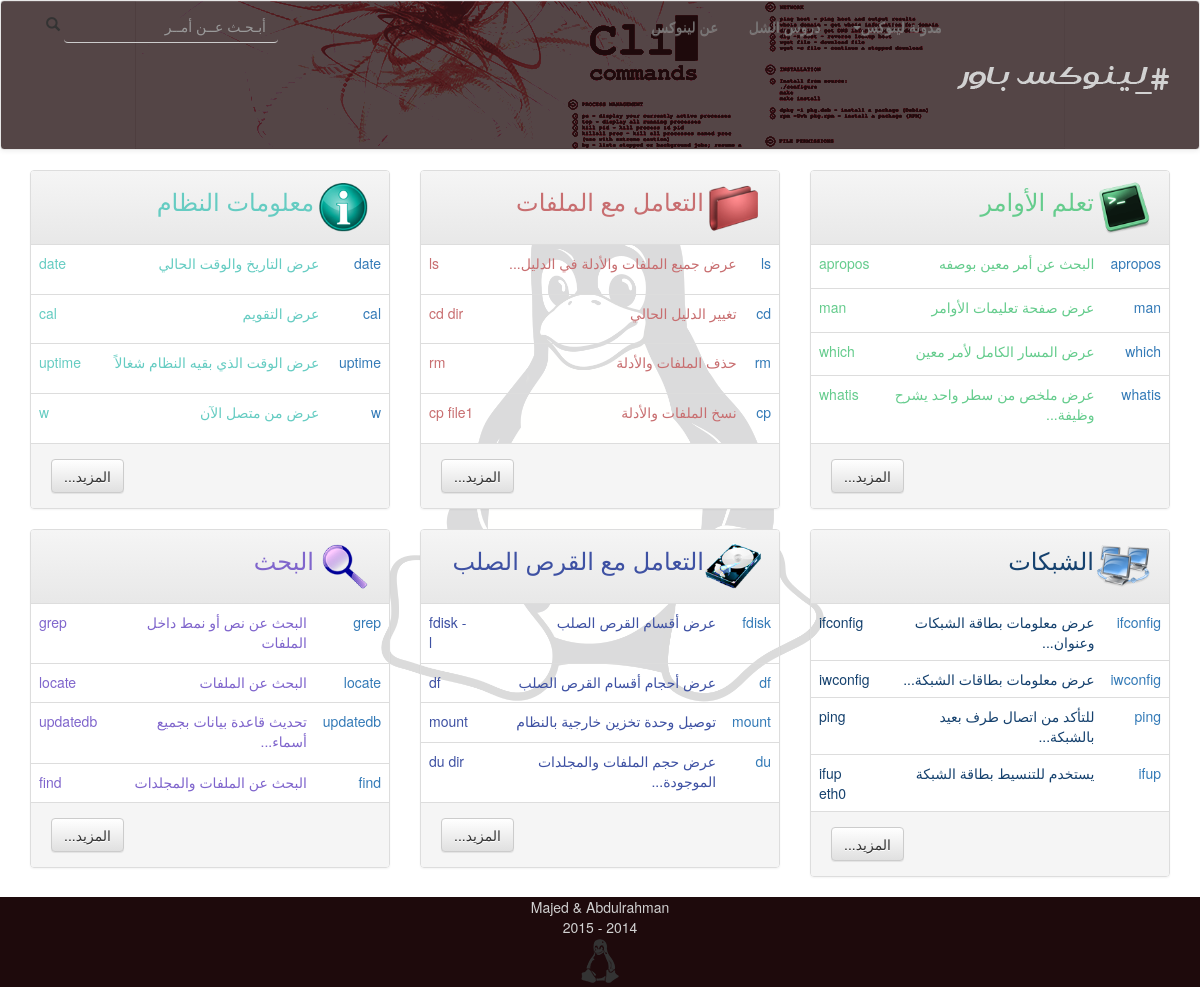
The page / on the database its author committed.
### tables this page shows
CREATE TABLE IF NOT EXISTS `category` (
  `cat_id` int(10) unsigned NOT NULL AUTO_INCREMENT,
  `name` varchar(45) DEFAULT NULL,
  `image` tinytext NOT NULL,
  `cat_color` mediumint(8) unsigned NOT NULL,
  PRIMARY KEY (`cat_id`)
);

CREATE TABLE IF NOT EXISTS `command` (
  `command_id` int(10) unsigned NOT NULL AUTO_INCREMENT,
  `command_name` varchar(45) DEFAULT NULL,
  `command_description` varchar(500) DEFAULT NULL,
  `command_form` varchar(500) DEFAULT NULL,
  `category_cat_id` int(10) unsigned NOT NULL,
  PRIMARY KEY (`command_id`),
  KEY `fk_command_category_idx` (`category_cat_id`)
);

### index.php (called while the page is built)
<?php
include './inc/db.inc.php';
include './inc/func.php';
try
{
    $catSql = 'SELECT * FROM category';
    $commandSql = 'SELECT * FROM command';
    $catResult = $db->query($catSql);
    $commandResult = $db->query($commandSql);
    $catRows = $catResult->fetchall();
    $commandRows = $commandResult->fetchall();
} catch (PDOException $e) {
    $error = 'Error fetching rows: ' . $e->getMessage();
    include '../html/error.html.php';
    exit();
}
include './html/index.html.php';

### inc/config.global.php (called while the page is built, shortened)
<?php
$images_folder = "images/";

### inc/func.php (called while the page is built, shortened)
<?php
function _limit($str, $length, $suffix=''){
    if (mb_strlen($str) < $length){
        return $str;
    }
    if (mb_substr($str, $length, 1) != ' ') {
        while (mb_substr($str, $length, 1) != ' ') {
            $length = $length - 1;
        }
        return mb_substr($str, 0, $length) . $suffix;
    } else {
        return mb_substr($str, 0, $length) . $suffix;
    }
}
?>

### html/index.html.php (the view, shortened to what this page needs)
<?php
include 'header.html.php';
foreach ($catRows as $catKey => $catValue) {
    $data[$catKey] = $catValue;
    foreach ($commandRows as $key => $value) {
        if ($catValue['cat_id'] == $value['category_cat_id']) {
            $data[$catKey]['commands'][$key] = $value;
            unset($commandRows[$key]);
        }
    }
}
?>
    <?php
    echo "<div class='row'>";
    foreach ($data as $cat) {
        $rowsCount = 0;
        if (isset($cat['commands'])) {
            echo "<div class='col-xs-12 col-sm-6 col-lg-4 column'>";
            echo "<div class='panel panel-default back'>";
            $color = dechex($cat['cat_color']);
            echo "<div class='panel-heading'><img class='cat_image' src='$images_folder{$cat['image']}'><h3 style='color: #$color' class='cat_names'>{$cat['name']}</h3></div>";
            echo "<table style='color: #$color' class='table table-hover pbody'>";
            foreach ($cat['commands'] as $commands) {
                if ($rowsCount > 3){
                    break;
                }  else {
                    $rowsCount = $rowsCount + 1;
                }
                echo "<tr>";
                echo "<td><a href=command.php?command_id={$commands['command_id']}> {$commands['command_name']}</a></td>";
                echo "<td>". _limit($commands['command_description'], 35, '...'). "</td>";
                echo "<td dir='ltr'>";
                echo _limit($commands['command_form'], 10);
                echo "</td>";
                echo "</tr>";
            }
        }
            echo "</table>";
            echo "<div class='panel-footer'>";
            echo "<p class='cat_more'><a class='btn btn-default push_left' href='more.php?category_cat_id={$cat['cat_id']}' role='button'>المزيد...</a></p>";
            echo "</div>";
            echo "</div>";
            echo "</div>";
    }
    echo "</div>";
    include 'footer.html.php';
    ?>

### html/header.html.php (shortened to what this page needs)
<!DOCTYPE html>
<html dir="rtl">
    <head>
        <link rel="stylesheet" type="text/css" href="/linux_commands/css/styles.css"/>
        <link rel="stylesheet" href="https://maxcdn.bootstrapcdn.com/bootstrap/3.3.1/css/bootstrap.min.css">
        <link rel="stylesheet" href="https://maxcdn.bootstrapcdn.com/bootstrap/3.3.1/css/bootstrap-theme.min.css">
    </head>
    <body>
        <?php
        include 'nav.html.php';
        ?>
        <div id="wraper" class="container">

### html/nav.html.php (shortened to what this page needs)
<nav class="navbar navbar-default" id="nav-back" role="navigation">
  <div class="container-fluid">
    <div id="logo-box" class="navbar-header navbar-right">
        <a class="navbar-brand" href="#"><h3 style="display: inline"><img id="logo-img" class="img-responsive" src="./img/logo.png" ></h3></a>
    </div>
    <div class="collapse navbar-collapse navbar-right" id="links-navbar">
      <ul id="links" class="nav navbar-nav">
        <li><a href="#">عن لينوكس<span class="sr-only">(current)</span></a></li>
        <li><a href="#">دروس الشل</a></li>
        <li class="dropdown">
          <a href="#" class="dropdown-toggle" data-toggle="dropdown" role="button" aria-expanded="false">مدونة لينوكس<span class="caret"></span></a>
        </li>
      </ul>
    </div>
    <div class="collapse navbar-collapse" id="search-navbar">
      <form id="form-bar" class="navbar-form navbar-left" role="search">
        <div id="form-group" class="form-group">
          <input type="text" id="box" onkeyup="getAjxaData()" onblur="//hideBox()" class="form-control" placeholder="أبـحـث عــن أمــر" autocomplete="off">
          <span class="glyphicon glyphicon-search" aria-hidden="true"></span>
        </div>
      </form>
    </div>
  </div>
</nav>

### html/footer.html.php (shortened to what this page needs)
</div>
<footer>
    Majed & Abdulrahman<br>
    2014 - <?php echo date("Y") ?>
    <div>
        <img id="footer-tux" src="./img/footer-tux.png">
    </div>
</footer>
</body>
</html>

### css/styles.css (style rules this page uses)
html, body { height: 100%; margin:0; }
#form-group { position: relative; }
#box { width: 214px; border:none; border-bottom: 1px solid #ccc; background-color: transparent; box-shadow: none; display: inline-block; }
li { list-style: none; }
H2, H3, #Mdesc { text-align:center; }
@media (min-width: 1200px) { .column { min-height: 359px !important; } }
@media (min-width: 1200px) { .pbody { min-height: 198px !important; } }
@media (min-width: 1200px) { #nav-back { position: relative; } }
@media (min-width: 1200px) { #logo-box { position: relative; top: 50px; } }
@media (min-width: 1200px) { #links-navbar { padding-right: 0px; } }
@media (min-width: 1200px) { #links { padding-right: 0px; } }
.cat_image { height: 53px; width: 60px; }
.cat_names { display: inline; }
.cat_more { margin: 5px; text-align: left; }
body { background: url("../img/tux.png") center 150px no-repeat; background-attachment: fixed; background-size: 40%; }
.back { background-color: transparent!important; }
#nav-back { min-height: 150px; background-image: url(../img/bar.png), url(../img/bar_back.png); background-position: center bottom, left top; background-repeat: no-repeat, repeat; }
#logo-img { vertical-align: middle }
#form-bar { border:0px; }
footer { background-color: #1e0a0c; text-align: center; color: #d1d1d1; }
#wraper { min-height: 100%; margin-bottom: -90px; }
#wraper:after { content: ""; display: block; }
#wraper:after, footer { height: 90px; }

### rows shown on the page
category: image (picture), name "معلومات النظام"
command: command_name "date", command_description "عرض التاريخ والوقت الحالي", command_form "date"
command: command_name "cal", command_description "عرض التقويم", command_form "cal"
command: command_name "uptime", command_description "عرض الوقت الذي بقيه النظام شغالاً", command_form "uptime"
command: command_name "w", command_description "عرض من متصل الآن", command_form "w"
category: image (picture), name "التعامل مع الملفات"
command: command_name "ls", command_description "عرض جميع الملفات والأدلة في الدليل...", command_form "ls"
command: command_name "cd", command_description "تغيير الدليل الحالي", command_form "cd dir"
command: command_name "rm", command_description "حذف الملفات والأدلة", command_form "rm"
command: command_name "cp", command_description "نسخ الملفات والأدلة", command_form "cp file1"
category: image (picture), name "تعلم الأوامر"
command: command_name "apropos", command_description "البحث عن أمر معين بوصفه", command_form "apropos"
command: command_name "man", command_description "عرض صفحة تعليمات الأوامر", command_form "man"
command: command_name "which", command_description "عرض المسار الكامل لأمر معين", command_form "which"
command: command_name "whatis", command_description "عرض ملخص من سطر واحد يشرح وظيفة...", command_form "whatis"
category: image (picture), name "البحث"
command: command_name "grep", command_description "البحث عن نص أو نمط داخل الملفات", command_form "grep"
command: command_name "locate", command_description "البحث عن الملفات", command_form "locate"
command: command_name "updatedb", command_description "تحديث قاعدة بيانات بجميع أسماء...", command_form "updatedb"
command: command_name "find", command_description "البحث عن الملفات والمجلدات", command_form "find"
category: image (picture), name "التعامل مع القرص الصلب"
command: command_name "fdisk", command_description "عرض أقسام القرص الصلب", command_form "fdisk -l"
command: command_name "df", command_description "عرض أحجام أقسام القرص الصلب", command_form "df"
command: command_name "mount", command_description "توصيل وحدة تخزين خارجية بالنظام", command_form "mount"
command: command_name "du", command_description "عرض حجم الملفات والمجلدات الموجودة...", command_form "du dir"
category: image (picture), name "الشبكات"
command: command_name "ifconfig", command_description "عرض معلومات بطاقة الشبكات وعنوان...", command_form "ifconfig"
command: command_name "iwconfig", command_description "عرض معلومات بطاقات الشبكة...", command_form "iwconfig"
command: command_name "ping", command_description "للتأكد من اتصال طرف بعيد بالشبكة...", command_form "ping"
command: command_name "ifup", command_description "يستخدم للتنسيط بطاقة الشبكة", command_form "ifup eth0"
